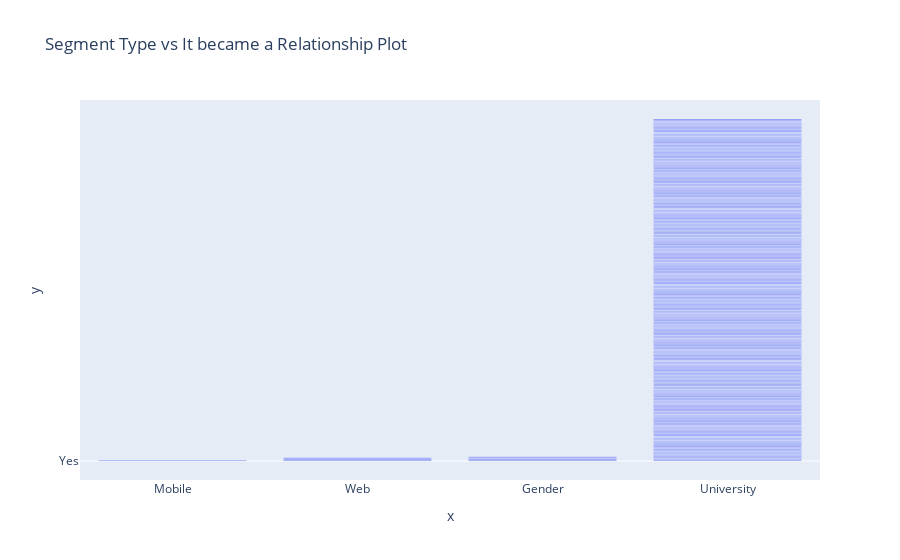

Source (notebook cell):
### Code cell
fig = px.bar(x=data['Segment Type'], y=data['It became a Relationship'],title = 'Segment Type vs It became a Relationship Plot')
fig.show()

### Figure 1 — Plotly figure (JSON) as saved in the notebook; plotly's stock layout.template omitted (floating-point values rounded to 4 significant figures; data arrays with more than 128 entries replaced by an {"elided": "..."} marker saying what was removed)
{"data": [{"alignmentgroup": "True", "hovertemplate": "x=%{x}<br>y=%{y}<extra></extra>", "legendgroup": "", "marker": {"color": "#636efa"}, "name": "", "offsetgroup": "", "orientation": "v", "showlegend": false, "textposition": "auto", "type": "bar", "x": {"elided": "453 str values"}, "xaxis": "x", "y": {"elided": "453 str values"}, "yaxis": "y"}], "layout": {"barmode": "relative", "legend": {"tracegroupgap": 0}, "title": {"text": "Segment Type vs It became a Relationship Plot"}, "xaxis": {"anchor": "y", "domain": [0, 1], "title": {"text": "x"}}, "yaxis": {"anchor": "x", "domain": [0, 1], "title": {"text": "y"}}}}
